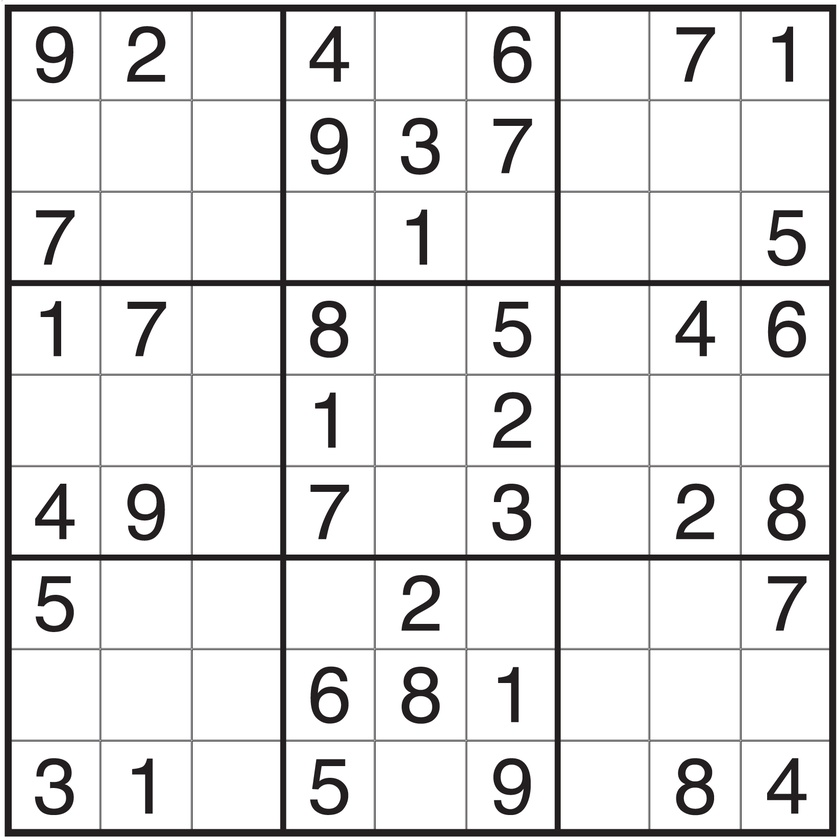
//> input picture Data/038-1.jpg, 840 x 840 px, shrunk from 1648 x 1648 before the run, given in place of the camera
$ ./VideoCapture   (built with g++ and OpenCV 4)
//> lines starting //> are read from the running program, lines starting //| are printed output that depends on the picture
#include "cv.h"
#include "highgui.h"

using namespace cv;

int main(int, char**)
{
  VideoCapture cap(0); // open the default camera
  if(!cap.isOpened())  // check if we succeeded
    return -1;

  Mat edges;
  namedWindow("edges",1);
  for(;;)
  {
    Mat frame;
    cap >> frame; // get a new frame from camera
//> frame is the input picture: 840 rows x 840 cols, CV_8UC3; mean B, G, R 227, 226.9, 227.3
    cvtColor(frame, edges, CV_BGR2GRAY);
    GaussianBlur(edges, edges, Size(7,7), 1.5, 1.5);
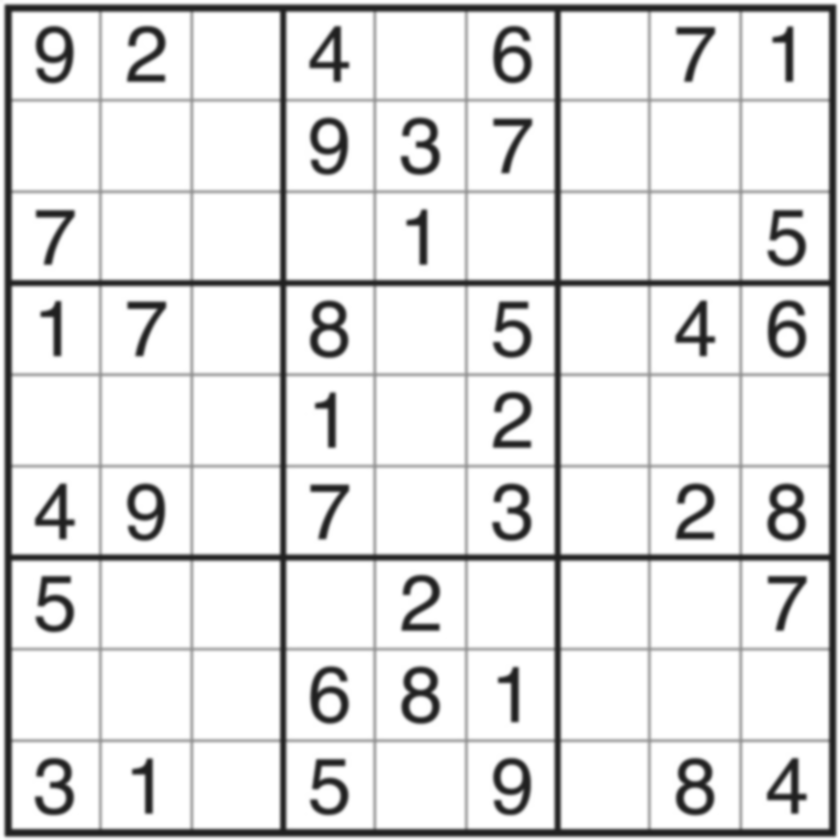
//> edges: 840 rows x 840 cols, CV_8UC1; min 32, max 255, mean 227
    Canny(edges, edges, 10, 30, 3);
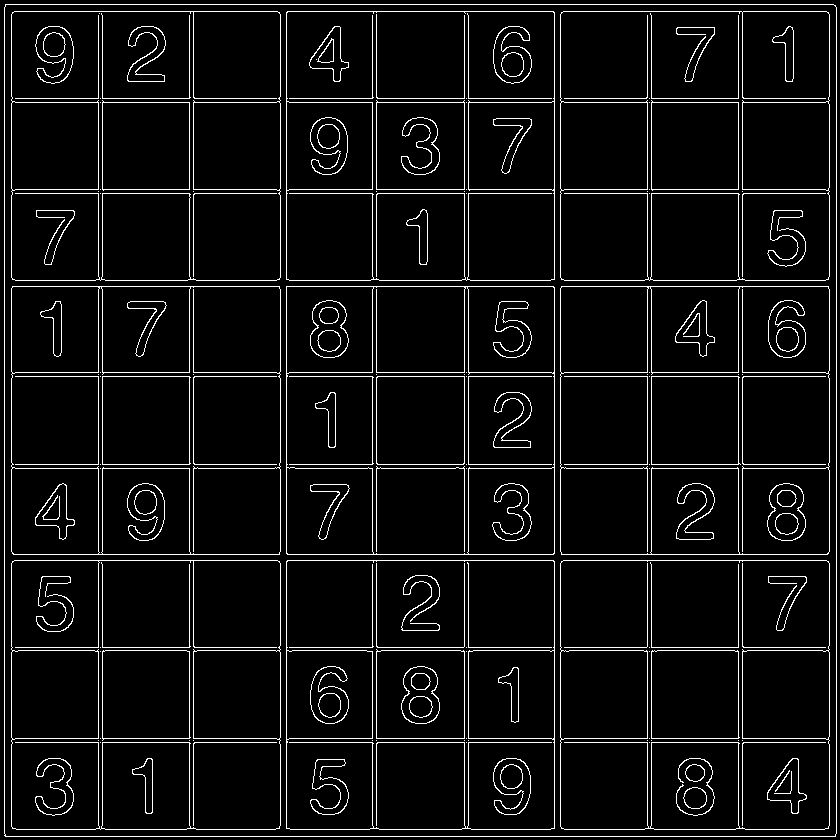
//> edges: 840 rows x 840 cols, CV_8UC1; 5.9% white in thin lines or dots
    edges = 255 - edges;
//> edges: 840 rows x 840 cols, CV_8UC1; 94.1% white; black in thin lines or dots
    flip(edges,edges,1);
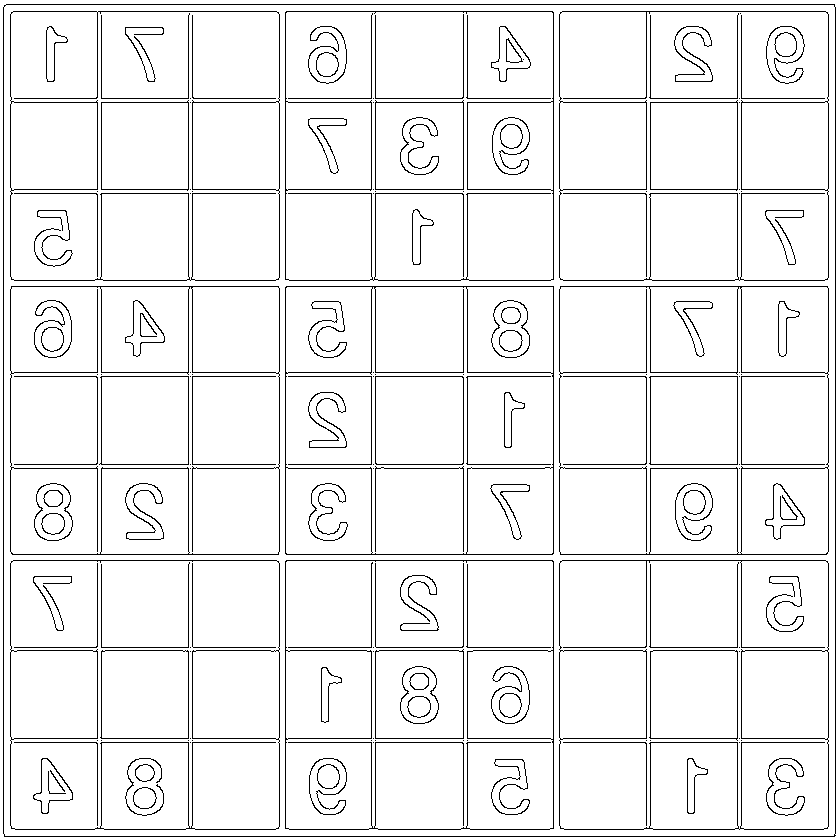
//> edges: 840 rows x 840 cols, CV_8UC1; 94.1% white; black in thin lines or dots
    imshow("edges", edges);
    if(waitKey(30) >= 0) break;
//> the Esc key is pressed
  }
  // the camera will be deinitialized automatically in VideoCapture destructor
  return 0;
}

$ run again, on Data/Sudoku2437easy.jpg
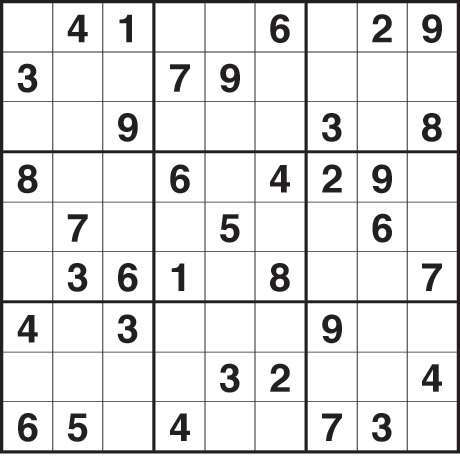
//> input picture Data/Sudoku2437easy.jpg, 460 x 460 px, given in place of the camera
//> frame is the input picture: 460 rows x 460 cols, CV_8UC3; mean B, G, R 227.3, 227.1, 227.3
//> `Canny(edges, edges, 10, 30, 3);`:
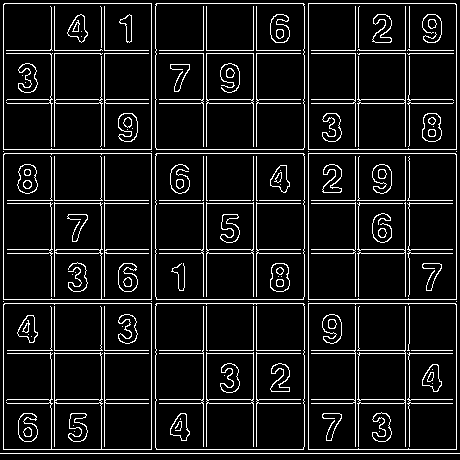
//> edges: 460 rows x 460 cols, CV_8UC1; 9.6% white in thin lines or dots
//> `flip(edges,edges,1);`:
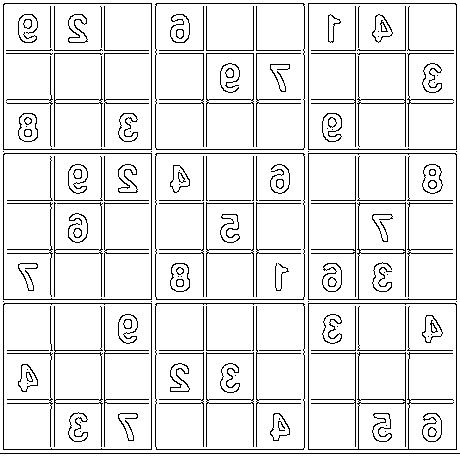
//> edges: 460 rows x 460 cols, CV_8UC1; 90.4% white; black in thin lines or dots

$ run again, on Data/dec-suduko-answer.jpg
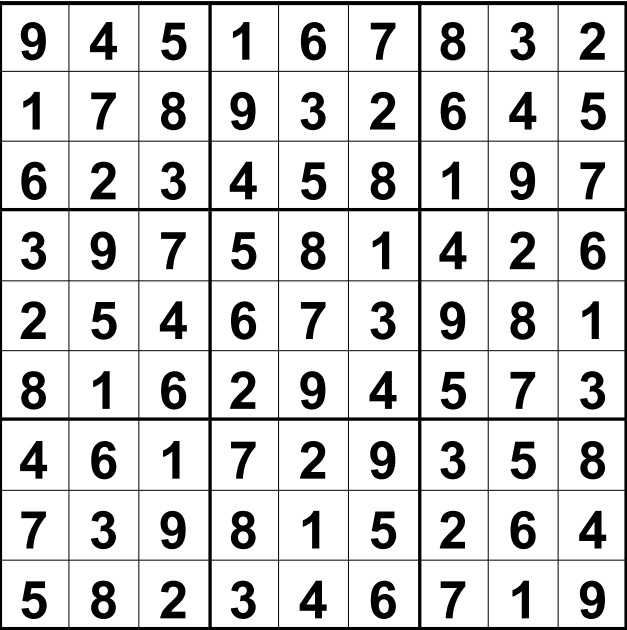
//> input picture Data/dec-suduko-answer.jpg, 627 x 630 px, given in place of the camera
//> frame is the input picture: 630 rows x 627 cols, CV_8UC3; min 0, max 255, mean 214.1
//> `Canny(edges, edges, 10, 30, 3);`:
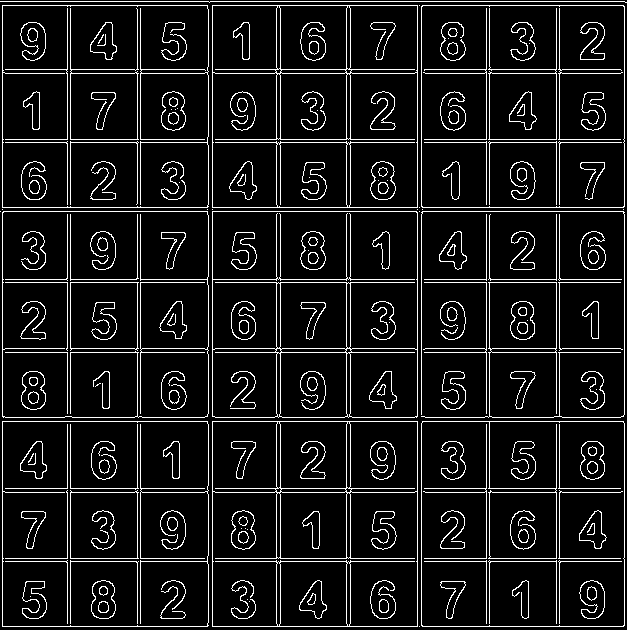
//> edges: 630 rows x 627 cols, CV_8UC1; 9.1% white in thin lines or dots
//> `flip(edges,edges,1);`:
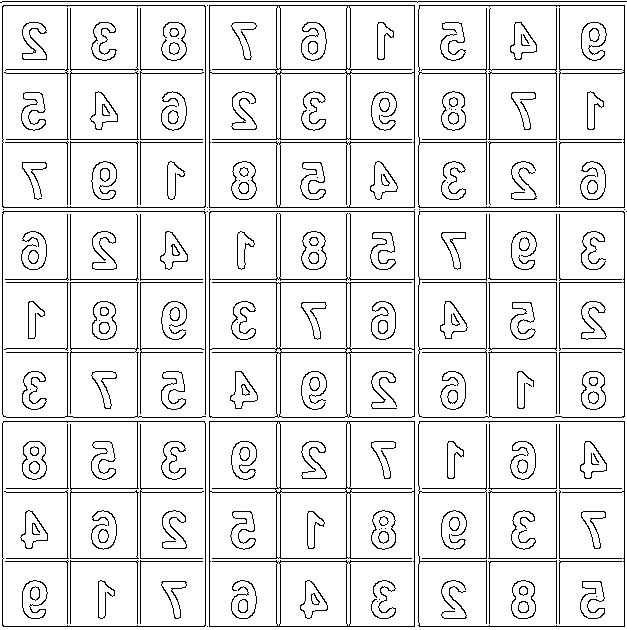
//> edges: 630 rows x 627 cols, CV_8UC1; 90.9% white; black in thin lines or dots
